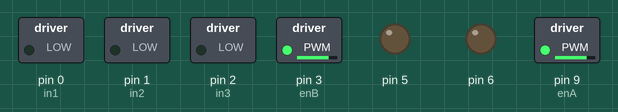
The sketch below on a simulated Arduino Uno, built with avr-gcc and run on an emulated ATmega328P. Parts: switched loads named in the sketch (green lamp = pin HIGH), output pins drawn as LEDs (lit = HIGH).

Above: at 0.05 s.
At 6.0 s:
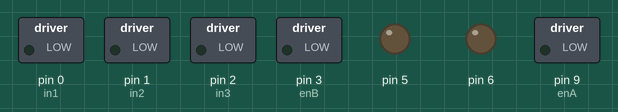
Timing chart, 0 to 7.8 s (numbered marks = the images above):
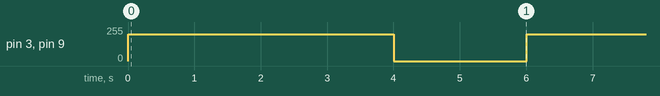

The sketch:

L296N_MCP_TEST.ino
```cpp
#include <Wire.h>
#include <Adafruit_MCP23X17.h>

Adafruit_MCP23X17 mcp;

// Motor A PWM (from Arduino)
int enA = 9;
// Motor B PWM (from Arduino)
int enB = 3;

// Motor A direction pins (through MCP)
int in1 = 0;   // MCP pin GPA0
int in2 = 1;   // MCP pin GPA1
// Motor B direction pins
int in3 = 2;   // MCP pin GPA2
int in4 = 3;   // MCP pin GPA3

void setup() {
  mcp.begin_I2C();  // default address 0x20

  // MCP direction pins
  mcp.pinMode(in1, OUTPUT);
  mcp.pinMode(in2, OUTPUT);
  mcp.pinMode(in3, OUTPUT);
  mcp.pinMode(in4, OUTPUT);

  // PWM pins on Arduino
  pinMode(enA, OUTPUT);
  pinMode(enB, OUTPUT);

  // Motors off
  mcp.digitalWrite(in1, LOW);
  mcp.digitalWrite(in2, LOW);
  mcp.digitalWrite(in3, LOW);
  mcp.digitalWrite(in4, LOW);
}

void loop() {
  // forward
  mcp.digitalWrite(in1, HIGH);
  mcp.digitalWrite(in2, LOW);
  mcp.digitalWrite(in3, HIGH);
  mcp.digitalWrite(in4, LOW);
  analogWrite(enA, 200);
  analogWrite(enB, 200);
  delay(2000);

  // reverse
  mcp.digitalWrite(in1, LOW);
  mcp.digitalWrite(in2, HIGH);
  mcp.digitalWrite(in3, LOW);
  mcp.digitalWrite(in4, HIGH);
  delay(2000);

  // stop
  analogWrite(enA, 0);
  analogWrite(enB, 0);
  mcp.digitalWrite(in1, LOW);
  mcp.digitalWrite(in2, LOW);
  mcp.digitalWrite(in3, LOW);
  mcp.digitalWrite(in4, LOW);
  delay(2000);
}
```

Measured:
- by itself, pin 3 (enB), pin 9 (enA): alternates 200/255 for 4.0 s and 0/255 for 2.0 s
